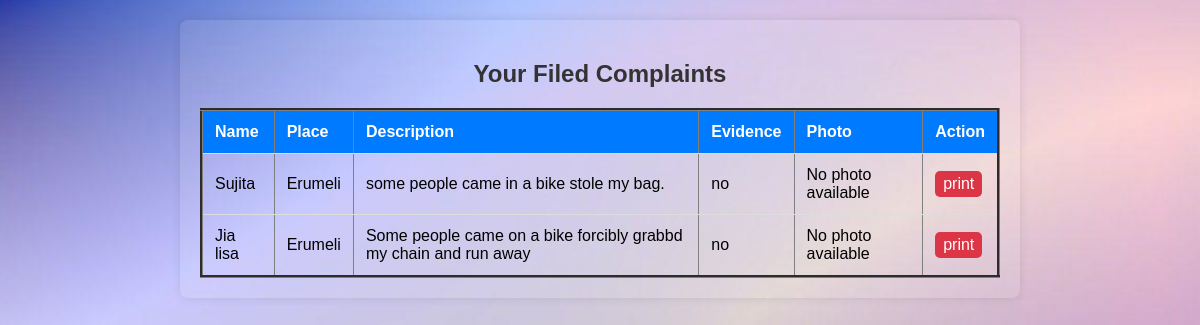
The page /view_user_complaints/ (signed in) on the database its author committed.
### MyApp/models.py (models this page shows, shortened)
class Complaint(models.Model):
    user = models.ForeignKey(User, on_delete=models.CASCADE)
    name = models.CharField(max_length=122)
    place = models.CharField(max_length=122)
    Description= models.CharField(max_length=122)
    PhysicalEvidence= models.CharField(max_length=122)
    fileUpload = models.ImageField(upload_to='evidence', blank=True)

### MyApp/views.py (the view)
# urls.py: path('view_user_complaints/', view_user_complaints, name='view_user_complaints'),
@login_required
@never_cache
def view_user_complaints(request):
    user_complaints = Complaint.objects.filter(user=request.user)
    return render(request, 'user_complaints.html', {'user_complaints': user_complaints})

### templates/user_complaints.html (shortened to what this page needs)
{% load static %}
<html lang="en">
<head>
</head>
<body>
{% block content %}
<div class="complaint-box" align="center">
    <h2>Your Filed Complaints</h2>
    {% if user_complaints %}
        <table border="3">
            <thead>
                <tr>
                    <th>Name</th>
                    <th>Place</th>
                    <th>Description</th>
                    <th>Evidence</th>
                    <th>Photo</th>
                    <th>Action</th>
                </tr>
            </thead>
            <tbody>
                {% for complaint in user_complaints %}
                    <tr>
                        <td>{{ complaint.name }}</td>
                        <td>{{ complaint.place }}</td>
                        <td>{{ complaint.Description }}</td>
                        <td>{{ complaint.PhysicalEvidence }}</td>
                        <td>
                            {% if complaint.fileUpload %}
                                <img src="{{ complaint.fileUpload.url }}" alt="Evidence Photo" style="max-width: 100px;">
                            {% else %}
                                No photo available
                            {% endif %}
                        </td>
                        <td>
                            <a class='pdf-button' href="{% url 'generate_pdf' complaint.id %}" target="_blank">
                                print
                            </a>
                        </td>
                    </tr>
                {% endfor %}
            </tbody>
        </table>
    {% else %}
        <p>No complaints filed yet.</p>
    {% endif %}
</div>
{% endblock %}
</body>
</html>

### templates/user_complaints.html (style rules this page uses)
body { font-family: 'Arial', sans-serif; background-color: #f4f4f4; margin: 0; padding: 20px; text-align: center; background: url('/static/assets/img/1.jpg') center/cover no-repeat fixed; }
.complaint-box { max-width: 800px; margin: 0 auto; background-color: rgba(255, 255, 255, 0.1); padding: 20px; border-radius: 8px; box-shadow: 0 0 10px rgba(0, 0, 0, 0.1); }
h2 { color: #333; }
table { width: 100%; border-collapse: collapse; margin-top: 20px; }
th, td { padding: 12px; text-align: left; border-bottom: 1px solid #ddd; }
th { background-color: #007BFF; color: #fff; }
.pdf-button { display: inline-block; background-color: #dc3545; color: #fff; padding: 4px 8px; border-radius: 5px; text-decoration: none; transition: background-color 0.1s; cursor: pointer; }

### rows shown on the page
Complaint: name "Sujita", place "Erumeli", Description "some people came in a bike stole my bag.", PhysicalEvidence "no", fileUpload "No photo available"
Complaint: name "Jia lisa", place "Erumeli", Description "Some people came on a bike forcibly grabbd my chain and run away", PhysicalEvidence "no", fileUpload "No photo available"
